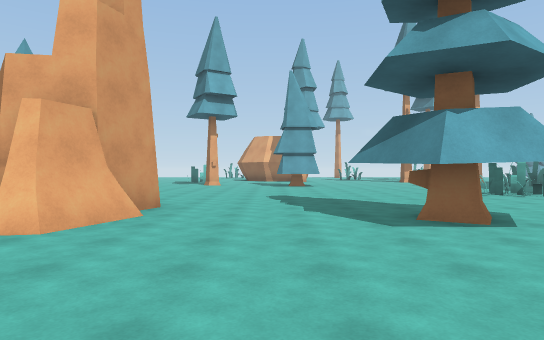
[1] (above)

19 first-person views from a walk through a scene from a Unity 3-D project. The camera is 1.4 m above the floor, looks level and sees 75° across. The floor is counted in squares, 2 m on a side. Each view is taken from the middle of a square. On the plan, view 1 faces up. The plan holds only what a view shows up to about 11 squares ahead; the rest is blank. The place goes on beyond the plan.

[2]
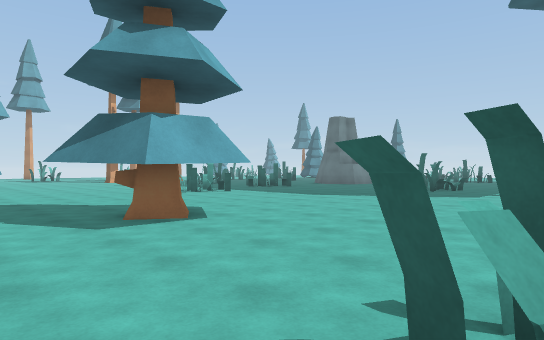

[3]
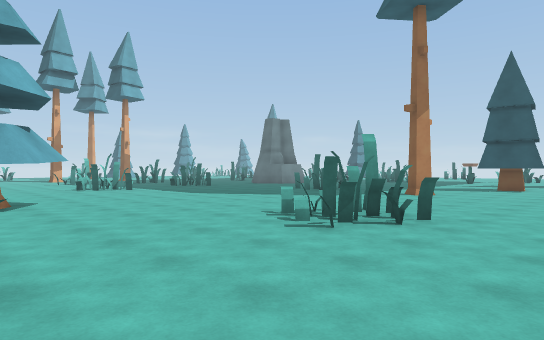

[4]
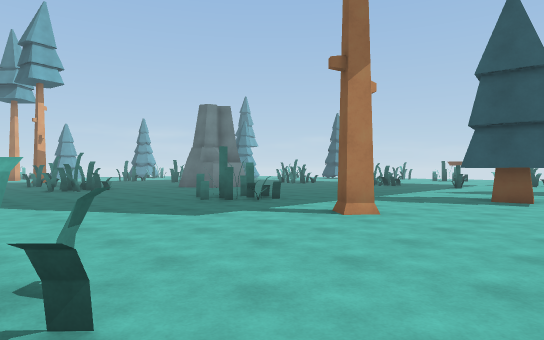

[5]
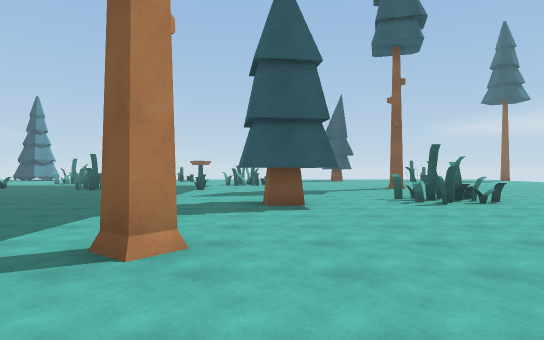

[6]
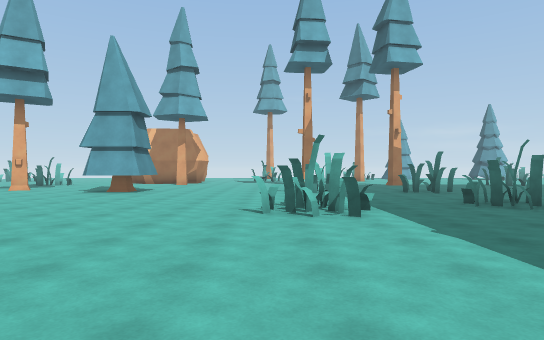

[7]
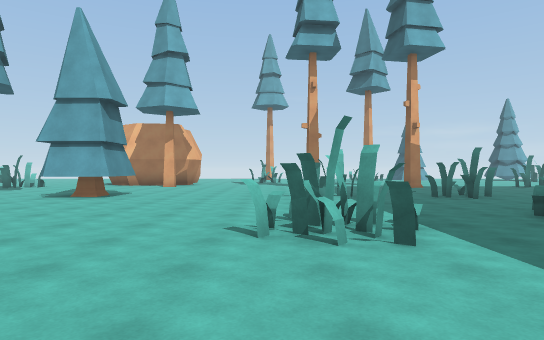

[8]
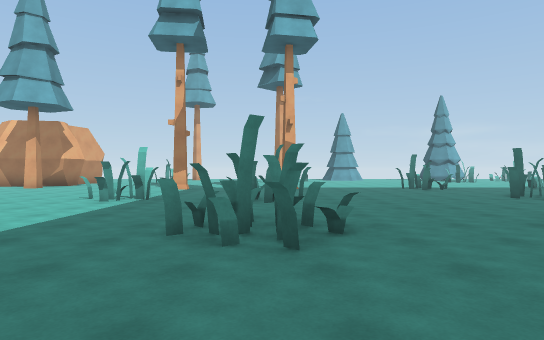

[9]
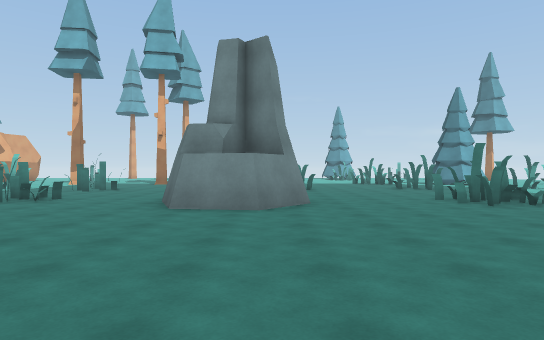

[10]
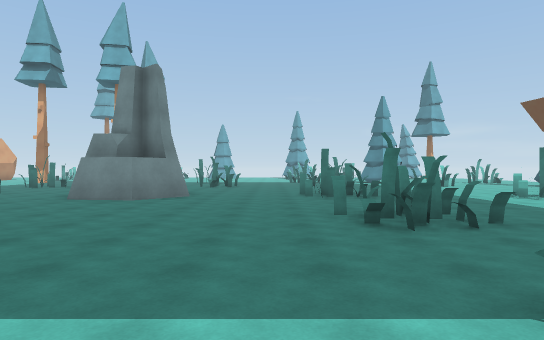

[11]
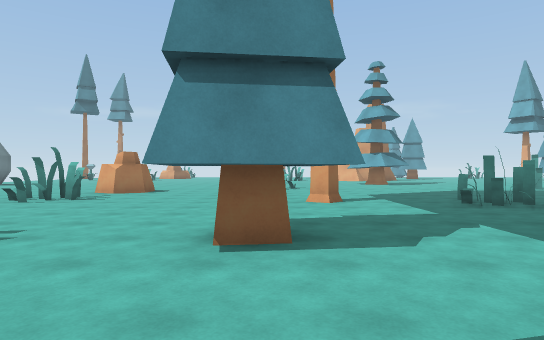

[12]
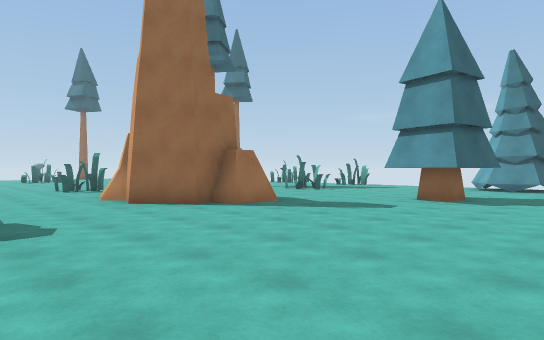

[13]
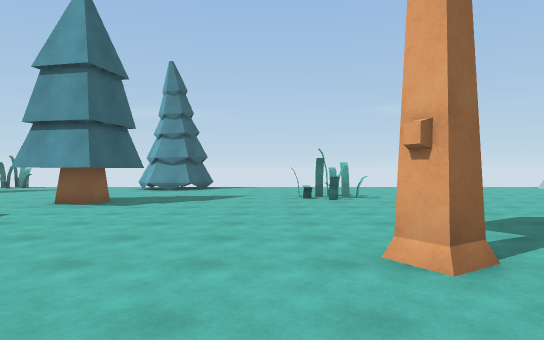

[14]
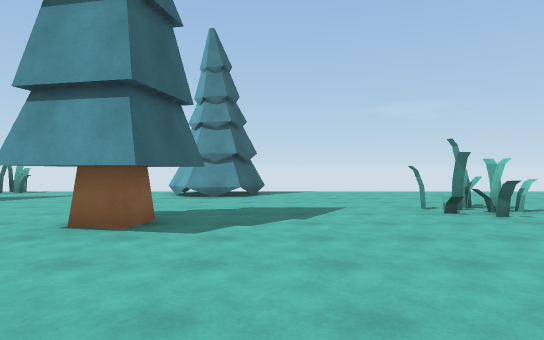

[15]
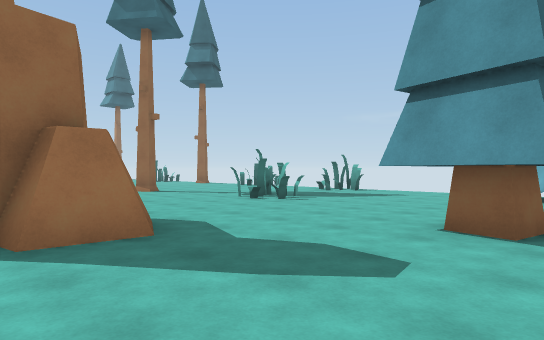

[16]
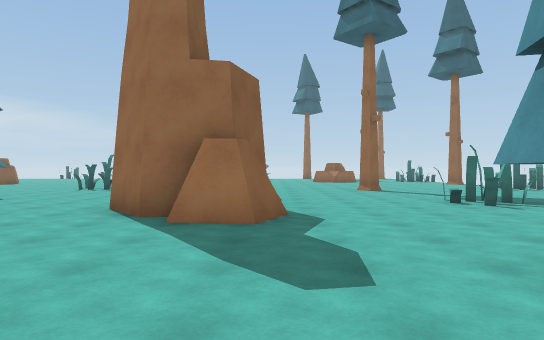

[17]
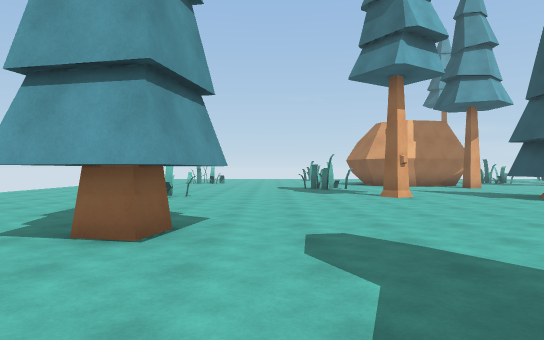

[18]
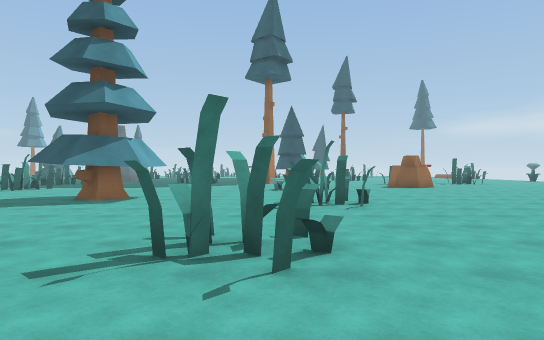

[19]
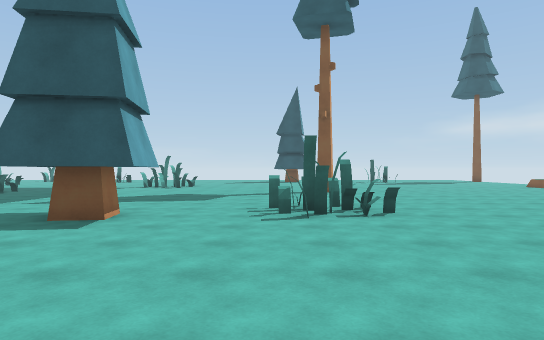

### Floor plan
Key: @ floor where view 1 was taken; # wall or solid block; . floor; = window, fence, low wall or low ledge; ^ raised ledge; T pine tree; F flower; R rock.
Columns run from 14 left of view 1 to 22 right of it. Each row starts with its distance up from view 1.
 18 ............ ....... ...   ......
 17 .....#...........................
 16 .....#.....T...TT....##..=.....##
 15 ...............TT....##.##......
 14 ............................... .....
 13 ............................... .....
 12 T#....T..................#....  .....
 11 T#T...TT............=#..##=..###...##
 10 .T....TT............##...#...###...##
  9  ....................................
  8 .........##..........................
  7 ..........##.......................##
  6 ....##...###....T..................##
  5 #  .##...^^#...T##........##........=
  4   ........ #....TT.........=.........
  3   ..................................F
  2     .......##.......................
  1       T ...##.......=.....T..........
  0          .....@##...##........TT.....
 -1           .....##....#........TT.....
 -2            ..........................
 -3              ........  ........##....
 -4               ......   R.......##...
 -5                 ....  RR.##....==...T
 -6                  ...   ..## .........
 -7                         ..    .......
 -8                                ......
 -9                                  ....
-10                                   ...

Where each view was taken, in squares from view 1:
view 1: 0 up, 0 right, facing up
view 2: 0 up, 0 right, facing up-right
view 3: 3 down, 2 right, facing up-right
view 4: 2 down, 7 right, facing up-right
view 5: 0 up, 9 right, facing right
view 6: 4 up, 6 right, facing up
view 7: 6 up, 6 right, facing up
view 8: 7 up, 11 right, facing up
view 9: 3 up, 17 right, facing up
view 10: 1 up, 20 right, facing up
view 11: 0 up, 20 right, facing left
view 12: 14 up, 1 right, facing down-left
view 13: 15 up, 0 right, facing left
view 14: 13 up, 3 left, facing left
view 15: 12 up, 3 left, facing down-left
view 16: 13 up, 5 left, facing down
view 17: 7 up, 6 left, facing up
view 18: 1 up, 6 left, facing right
view 19: 3 down, 11 right, facing right
